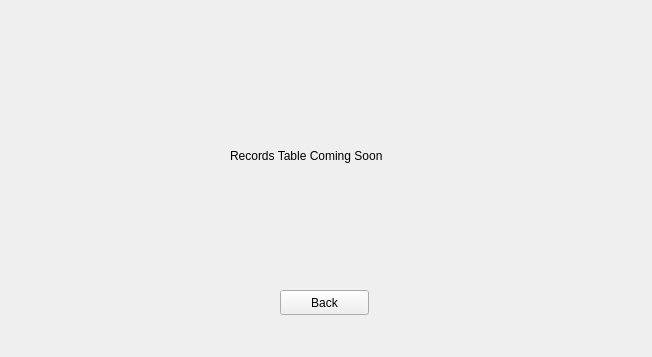
<?xml version="1.0" encoding="UTF-8"?>
<ui version="4.0">
 <class>RecordsTable</class>
 <widget class="QWidget" name="RecordsTable">
  <property name="geometry">
   <rect>
    <x>0</x>
    <y>0</y>
    <width>652</width>
    <height>357</height>
   </rect>
  </property>
  <property name="windowTitle">
   <string>Form</string>
  </property>
  <widget class="QLabel" name="label">
   <property name="geometry">
    <rect>
     <x>230</x>
     <y>130</y>
     <width>201</width>
     <height>51</height>
    </rect>
   </property>
   <property name="text">
    <string>Records Table Coming Soon</string>
   </property>
  </widget>
  <widget class="QPushButton" name="backButton">
   <property name="geometry">
    <rect>
     <x>280</x>
     <y>290</y>
     <width>89</width>
     <height>25</height>
    </rect>
   </property>
   <property name="text">
    <string>Back</string>
   </property>
  </widget>
 </widget>
 <resources/>
 <connections/>
</ui>
